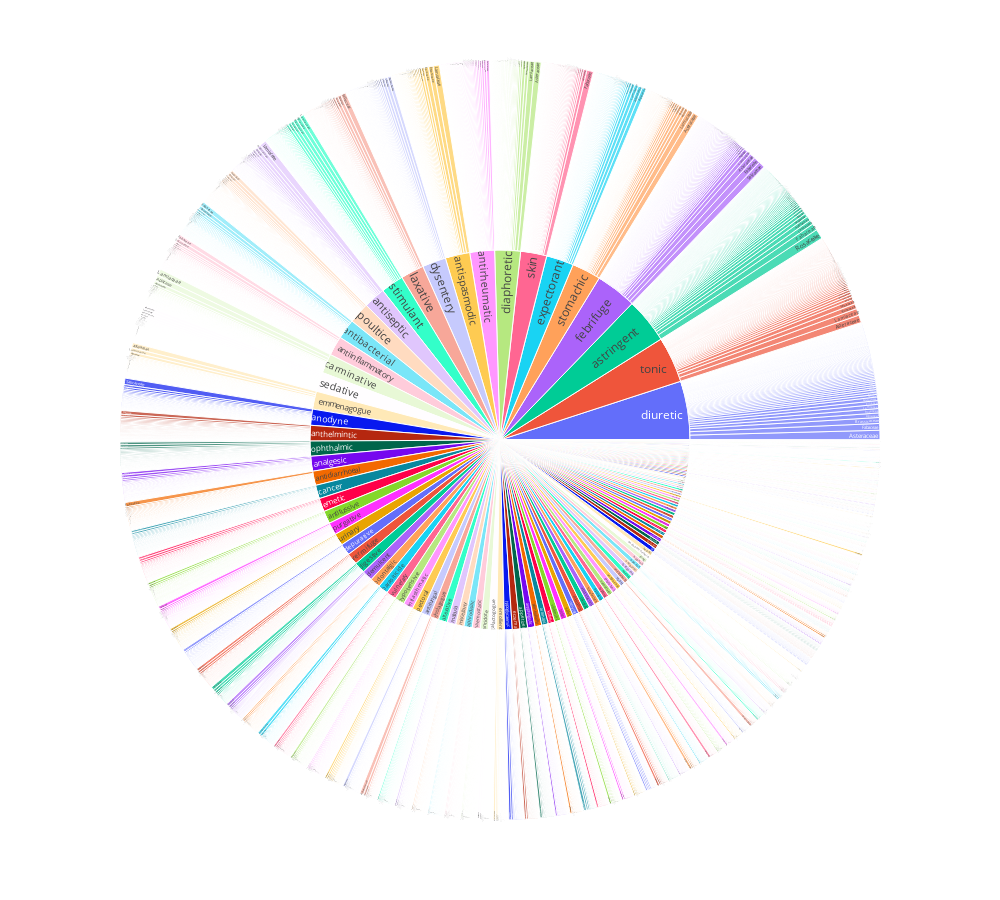

The cell this chart's notebook holds for it:
### Code cell
import pandas as pd
import plotly.express as px
import chart_studio
import chart_studio.plotly as py
import chart_studio.tools as tls

# Prepare full data without filtering top 20
df_exp = df.copy()
df_exp = df_exp.explode("Medicinal properties_phrases")
df_exp = df_exp.rename(columns={"Medicinal properties_phrases": "Medicinal Property"})

# Clean up family names
df_exp["Family"] = df_exp["Family"].str.replace(r" or .*", "", regex=True)

# Drop NaNs just in case
df_exp = df_exp.dropna(subset=["Medicinal Property", "Family"])

# Add dummy count column
df_exp["Count"] = 1

# Build the full sunburst chart
sunburst_all = px.sunburst(
    df_exp,
    path=["Medicinal Property", "Family"],
    values="Count",
    #title="Medicinal Properties vs Plant Families",
    width=1000,
    height=900
)

sunburst_all.show()

### Figure 1 — Plotly figure (JSON) as saved in the notebook; plotly's stock layout.template omitted (floating-point values rounded to 4 significant figures; data arrays with more than 128 entries replaced by an {"elided": "..."} marker saying what was removed)
{"data": [{"branchvalues": "total", "domain": {"x": [0, 1], "y": [0, 1]}, "hovertemplate": "labels=%{label}<br>Count=%{value}<br>parent=%{parent}<br>id=%{id}<extra></extra>", "ids": {"elided": "7105 str values"}, "labels": {"elided": "7105 str values"}, "name": "", "parents": {"elided": "7105 str values"}, "type": "sunburst", "values": {"elided": "7105 int values"}}], "layout": {"height": 900, "legend": {"tracegroupgap": 0}, "margin": {"t": 60}, "width": 1000}}
